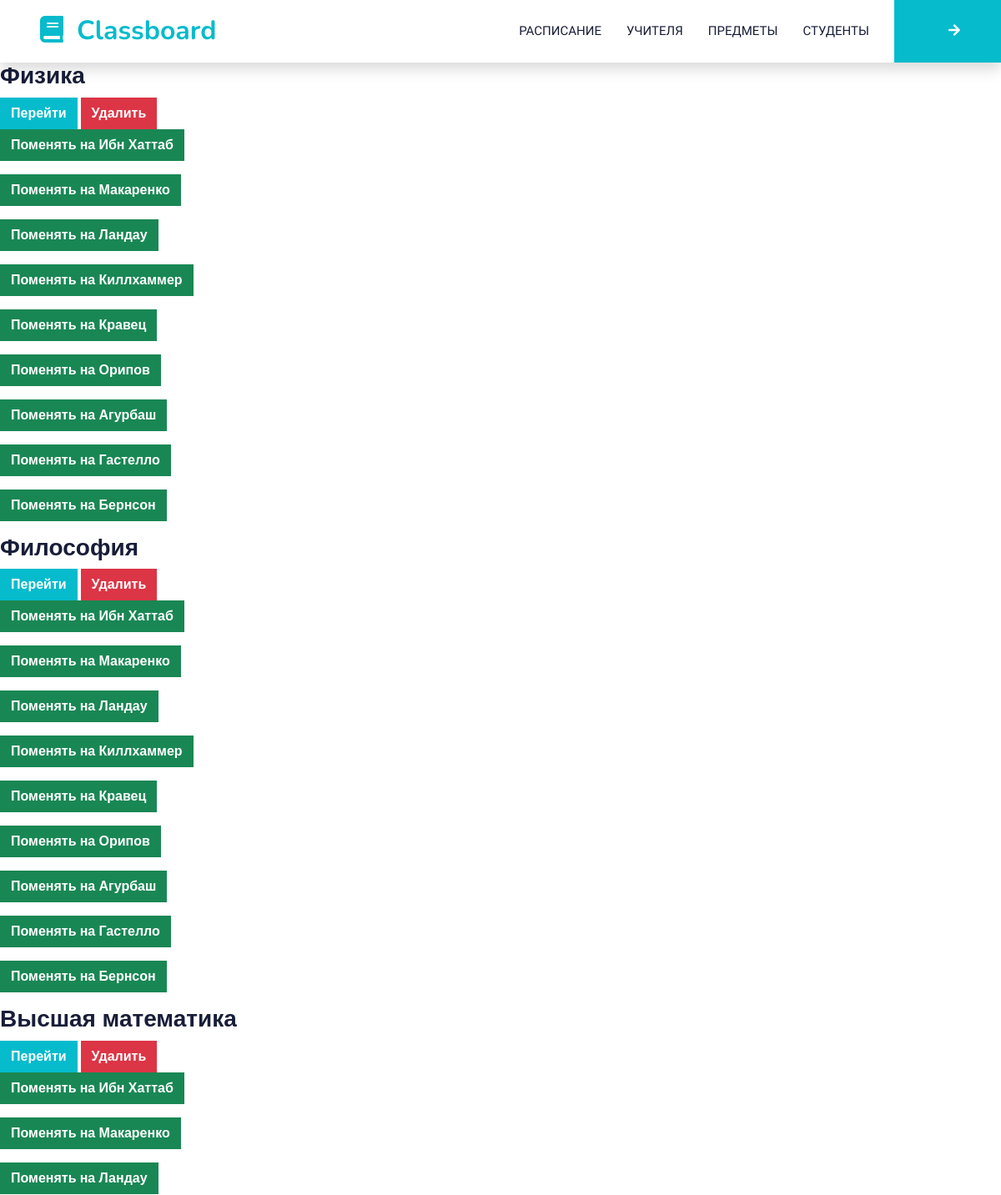
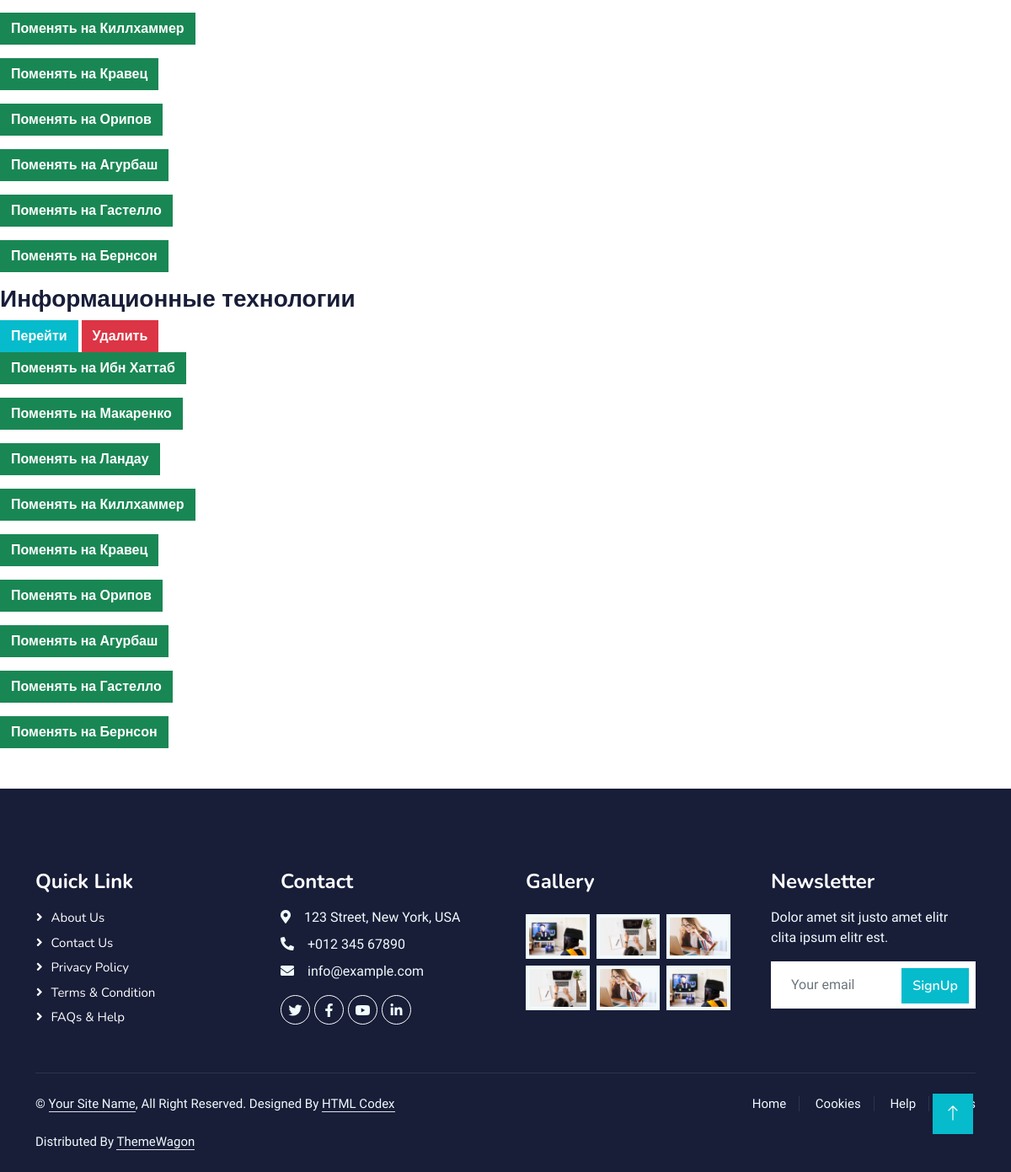
/classes/, run on the app's committed database (2 pictures, top to bottom).
### classes/models.py (models this page shows, shortened)
class ClassAbstract(models.Model):
    name = models.CharField(verbose_name='Название предмета', max_length=100)
    class Meta:
        abstract = True
        verbose_name = 'Занятие'
        verbose_name_plural = 'Занятия'
    def get_absolute_url(self):
        from django.urls import reverse
        return reverse("classes:class_view", kwargs={"pk": self.pk})

class Class(ClassAbstract):
    class Meta:
        verbose_name = 'Предмет'
        verbose_name_plural = 'Предметы'

### teachers/models.py (models this page shows, shortened)
class Teacher(PersonAbstract):
    on_class = models.ManyToManyField(verbose_name='Предмет', to=Class, related_name='teacher_class')
    class Meta:
        verbose_name = 'Учитель'
        verbose_name_plural = 'Учителя'
        ordering = ['first_name', 'last_name']

### classes/views.py (the view)
# urls.py: path('', class_view, name='class_view'),
def class_view(request, pk=None) -> render:
    if pk:
        template = 'class_detail.html'
        class_ = get_object_or_404(Class, pk=pk)
        context = {
            'class': class_,
        }
    else:
        template = 'classes.html'
        classes = Class.objects.all()
        teachers = Teacher.objects.all()
        context = {
            'classes': classes,
            'teachers': teachers,
        }
    return render(request=request, template_name=template, context=context)

### classes/templates/classes.html (shortened to what this page needs)
{% extends "layout/base.html" %}
{% block content %}
     {% for class in classes %}
        <h3>{{ class.name }} {{ class.teacher }} </h3>
        <a class="btn btn-primary" href="{{ class.get_absolute_url }}"> Перейти </a>
        <a class="btn btn-danger" href="{% url 'classes:class_delete' class.pk %}"> Удалить </a>
            {% for teacher in teachers %}
                <p><a class="btn btn-success" href="{% url 'classes:change_teacher' class.pk teacher.pk %}"> Поменять на {{  teacher.last_name }} </a></p>
            {% endfor %}
     {% endfor %}
{% endblock content %}

### static/css/style.css (style rules this page uses)
:root { --primary: #06BBCC; --light: #F0FBFC; --dark: #181d38; }
.btn { font-family: 'Nunito', sans-serif; font-weight: 600; transition: .5s; }
.btn.btn-primary, .btn.btn-secondary { color: #FFFFFF; }

### data on the page
Class: name "Физика"
Teacher: last_name "Ибн Хаттаб"
Teacher: last_name "Макаренко"
Teacher: last_name "Ландау"
Teacher: last_name "Киллхаммер"
Teacher: last_name "Кравец"
Teacher: last_name "Орипов"
Teacher: last_name "Агурбаш"
Teacher: last_name "Гастелло"
Teacher: last_name "Бернсон"
Class: name "Философия"
Class: name "Высшая математика"
Class: name "Информационные технологии"
